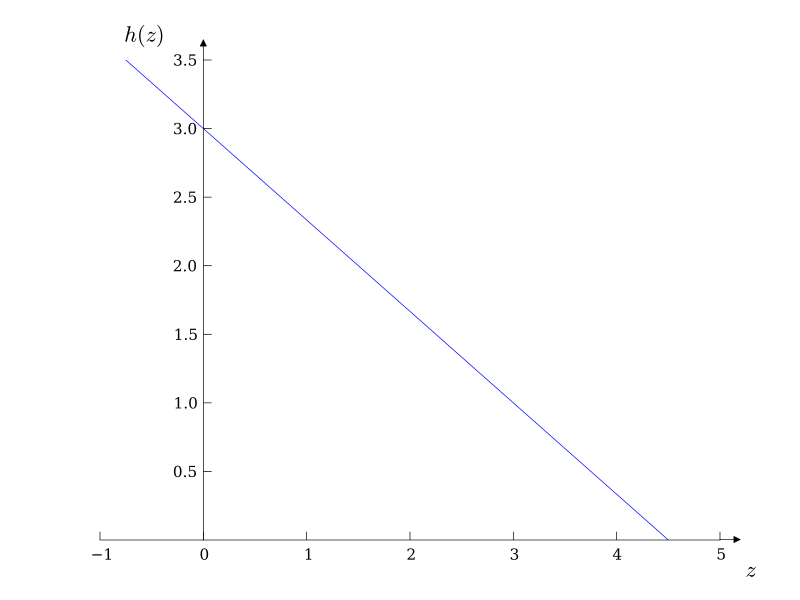

This chart was generated by the following Python code:
import matplotlib.pyplot as plt
import numpy as np
z = np.linspace(-1, 5)
ax = plt.figure().add_subplot(111)
ax.plot(z, -0.66666667 * z + 3)
ax.spines['left'].set_position('zero')
ax.spines['right'].set_color('none')
ax.spines['bottom'].set_position('zero')
ax.spines['top'].set_color('none')
ax.spines['bottom'].set_smart_bounds(True)
ax.yaxis.set_ticks([i * 0.5 for i in range(1, 8)])
ax.xaxis.set_ticks_position('bottom')
ax.yaxis.set_ticks_position('left')
ax.set_ylim([0,3.5])
ax.set_xlabel('$z$', fontsize=16, position=(1.05, 0.1))
ax.set_ylabel('$h(z)$', fontsize=16, position=(0.45, 1.05), rotation=0)
ax.annotate('', xy=(1./6.,1), xycoords='axes fraction', xytext=(0,15),
            textcoords='offset points', ha='center',
            arrowprops=dict(arrowstyle='<|-', shrinkA=0, shrinkB=0,
                           facecolor='black', linewidth=0.5))
ax.annotate('', xy=(1,0.001), xycoords='axes fraction', xytext=(15,0),
            textcoords='offset points', ha='center',
            arrowprops=dict(arrowstyle='<|-', shrinkA=0, shrinkB=0,
                           facecolor='black', linewidth=0.5))
plt.show()
